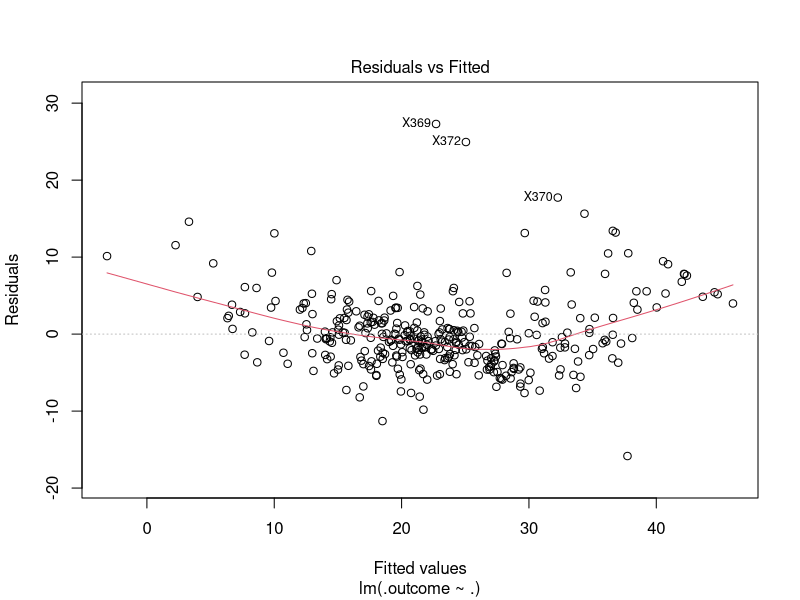
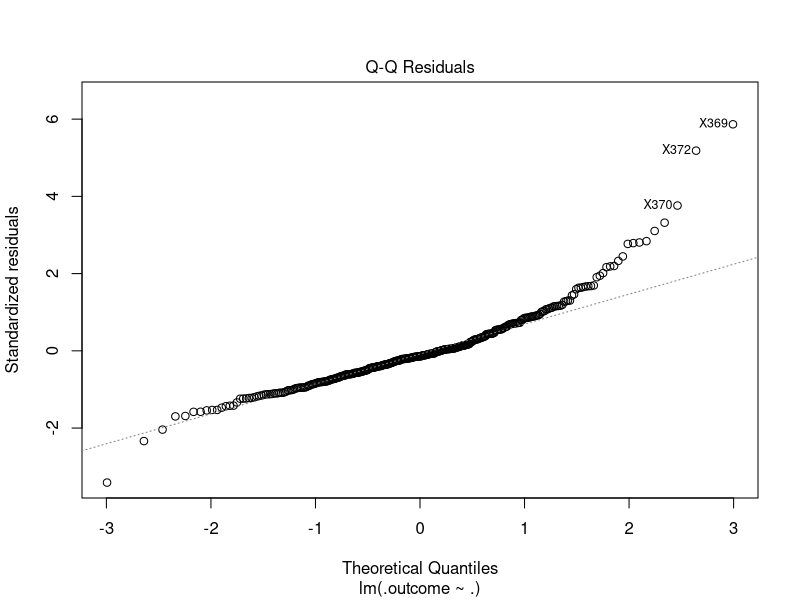
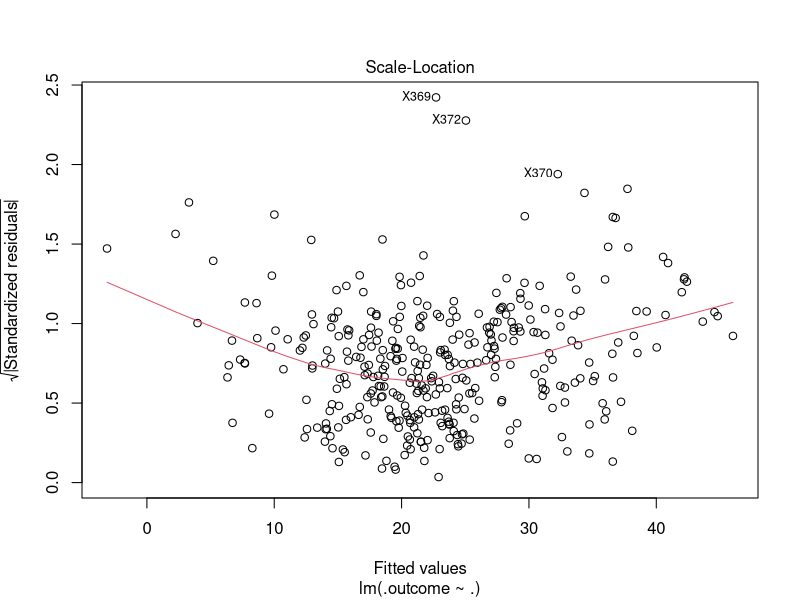
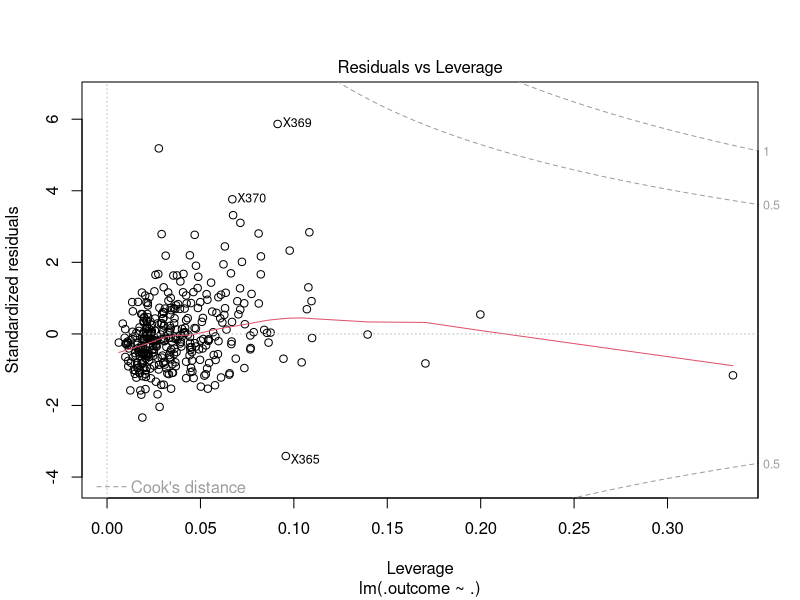
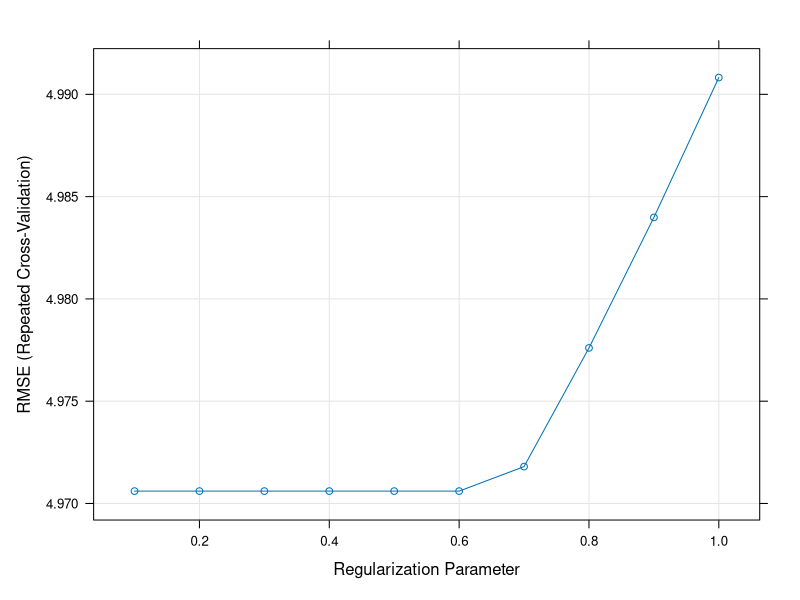
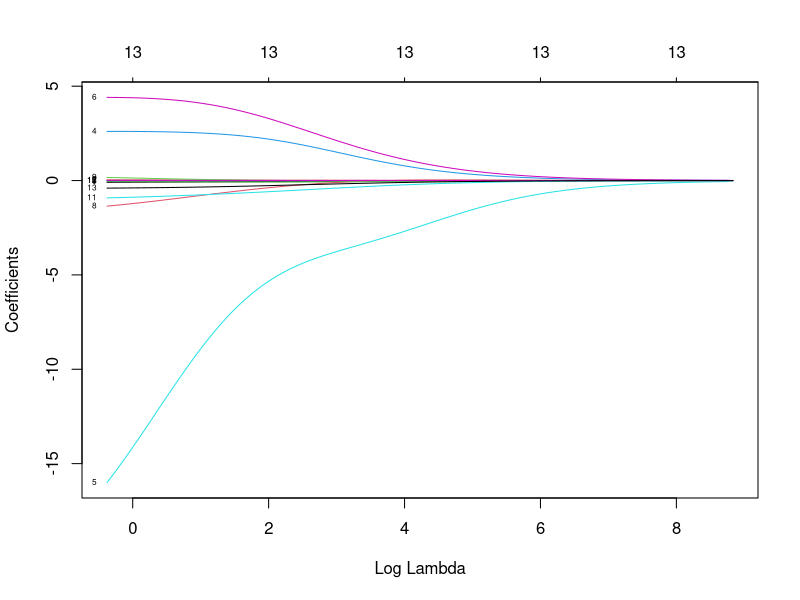
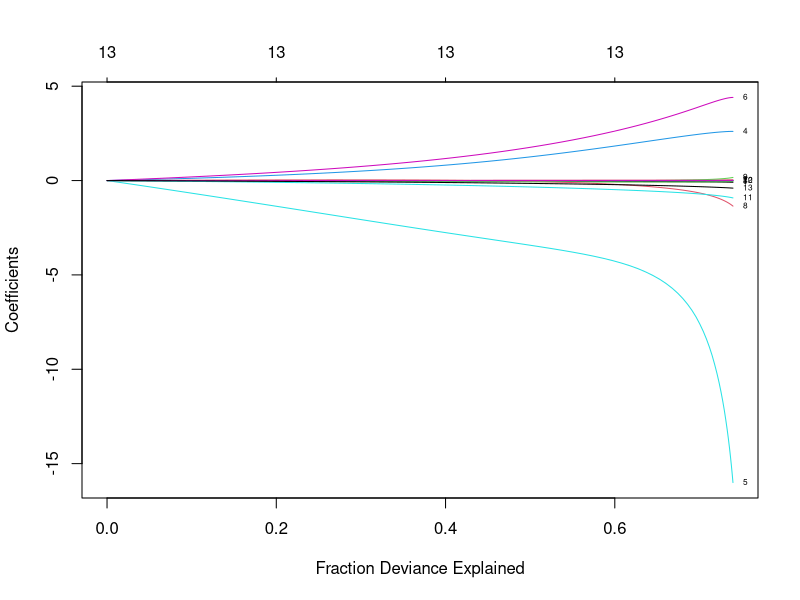
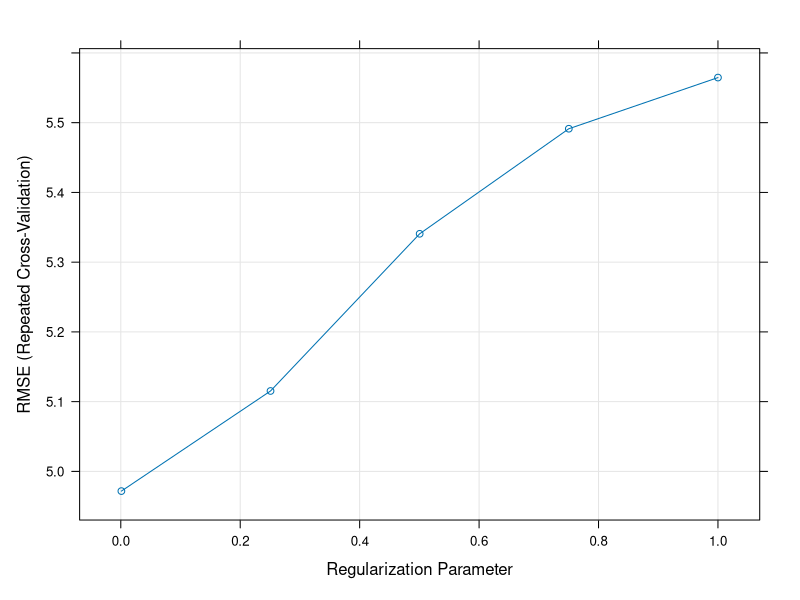

Here is the R script that generated these plots, in order:
# This lab includes application of Regularization, Cross Validation and Grid Search to a linear regression model
# It uses Boston housing dataset to build a model to predict the price of houses

# Libraries Needed
install.packages()
library(caret)
library(glmnet)
library(mlbench) #  Boston Housing Datset
library(psych)   # To view correlation

# Data - load data from mlbench
data("BostonHousing")
data <- BostonHousing
str(data)



# Data Partition
set.seed(123)
ind <- sample(2, nrow(data), replace = T, prob = c(0.7, 0.3))
train_data <- data[ind==1,]
test_data <- data[ind==2,]


# Firt a basic Linear Regression Model
lm1 <- lm(medv ~., train_data) 
summary(lm1)

# Select only some of the attributes and build Linear Regression Model
lm2 <- lm(medv ~ crim+zn+nox+rm+age+dis+rad+
           tax+ptratio+b+lstat, train_data)
summary(lm2)



# Custom Control Parameters for cross validation
custom <- trainControl(method = "repeatedcv",
                       number = 10,
                       repeats = 5,
                       verboseIter = T)


# Fitl a Linear Model with Cross Validation
set.seed(1234)
lm_cv <- train(medv ~ .,
            train_data,
            method = 'lm',
            trControl = custom)
summary(lm_cv)

# Results
lm_cv$results
plot(lm_cv$finalModel)


# Ridge Regression
set.seed(1234)

ridge <- train(medv ~.,
               train_data,
               method = 'glmnet',
               tuneGrid = expand.grid(alpha = 0,
                                      lambda = seq(0.1, 1, length = 10)),
               trControl = custom)

# Plot Results
plot(ridge)
print(ridge)
plot(ridge$finalModel, xvar = "lambda", label = T) 
# In the above after cross validation, finalModel is set with best parameters. 
# This finalModel is then used to plot variation is attributes as a function of lambda
plot(ridge$finalModel, xvar = 'dev', label=T)
lridge=ridge$finalModel
lridge$tuneValue

# Lasso Regression
set.seed(1234)
lasso <- train(medv ~.,
               train_data,
               method = 'glmnet',
               tuneGrid = expand.grid(alpha = 1,
                                      lambda = seq(0.001, 1, length = 5)),
               trControl = custom)

# Plot Results
plot(lasso)
plot(lasso$finalModel, xvar = 'lambda', label=T)

# Elastic Net Regression
set.seed(1234)
en <- train(medv ~.,
            train_data,
            method = 'glmnet',
            tuneGrid = expand.grid(alpha = seq (0, 1, length = 10) ,
                                   lambda = seq(0.001, 1, length = 5)),
            trControl = custom)

# Plot Results
plot(en)
plot(en$finalModel, xvar = 'lambda', label=T)
plot(varImp(en))

# Compare Models
model_list <- list(LinearModel= lm_cv, Ridge = ridge, Lasso = lasso, Elasticnet = en)
res <- resamples(model_list)
summary(res)

# Best Model
en$bestTune
best <- en$finalModel
coef(best, s = en$bestTune$lambda)
print(en)


# Prediction
p1 <- predict(en, train_data)
sqrt(mean((train_data$medv-p1)^2))

p2 <- predict(en, test_data)
sqrt(mean((test_data$medv-p2)^2))

